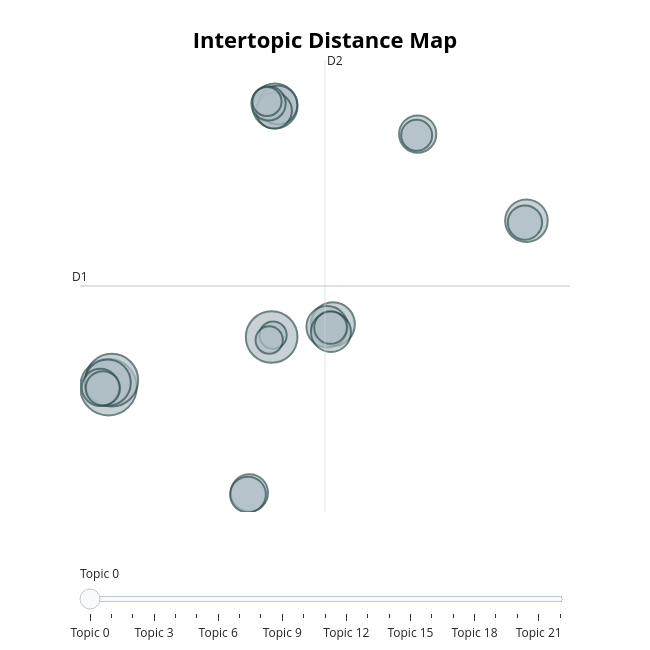

The notebook cell this image was saved under:
### Code cell
fig = topic_model.visualize_topics()
fig.show()

### Figure 1 — Plotly figure (JSON) as saved in the notebook; plotly's stock layout.template omitted (floating-point values rounded to 4 significant figures)
{"data": [{"customdata": [[0, "theater | rolle | bühne | mslle | wäre", 30], [1, "kunst | ganz | ausstellung | bild | künstler", 26], [2, "worden | lissabon | nov | paris | armee", 25], [3, "abendblätter | blätter | berlin | berliner | stück", 20], [4, "könig | ballon | schweden | claudius | scheint", 19], [5, "kümmel | bürger | kümmel kümmel | verbrechen | wolle", 18], [6, "gr | thl | klaviatur | handbuch | schriften", 17], [7, "mittheilungen | tages mittheilungen | polizeiliche | polizeiliche tages | tages", 16], [8, "feuer | polizeiliche tages | tages mittheilungen | polizeiliche | mittheilungen", 15], [9, "herr | jonas | thüringer | spricht | petre", 14], [10, "kraus | adam | smith | verfasser | schriften", 13], [11, "wissenschaften | staat | macht | universität | thl", 13], [12, "de | bär | stadt | welt | nonnen", 13], [13, "majestät | kaiser | corps | stände | commission", 12], [14, "körper | gesetz | gesellschaft | officier | welt", 12], [15, "frau | prinzessinn | zimmer | schwein | junge", 11], [16, "stocks | direction | lotterie | allein | vermittelst", 11], [17, "nr | hitzig katholischen | katholischen | katholischen kirche | hitzig", 11], [18, "polizeiliche tages | tages mittheilungen | polizeiliche | mittheilungen | tages", 10], [19, "angelegenheiten | deutschland | interesse | deutschen | nation", 9], [20, "gesicht | austern | wurde | versuche | empfindung", 8], [21, "schiff | dr | hafen | radius | dr gay", 7], [22, "armee | massena | nov | wellington | lord", 7]], "hovertemplate": "<b>Topic %{customdata[0]}</b><br>%{customdata[1]}<br>Size: %{customdata[2]}", "legendgroup": "", "marker": {"color": "#B0BEC5", "line": {"color": "DarkSlateGrey", "width": 2}, "size": [30, 26, 25, 20, 19, 18, 17, 16, 15, 14, 13, 13, 13, 12, 12, 11, 11, 11, 10, 9, 8, 7, 7], "sizemode": "area", "sizeref": 0.01875, "symbol": "circle"}, "mode": "markers", "name": "", "orientation": "v", "showlegend": false, "type": "scatter", "x": [-11.37, -11.07, 3.178, -11.44, 3.477, 8.643, 25.89, 8.124, 8.465, 3.74, -12.09, 1.195, 16.2, 3.39, 1.068, 2.903, -11.87, 25.76, 8.429, 16.11, 2.763, 3.304, 2.962], "xaxis": "x", "y": [-0.645, -0.144, 2.955, -0.3231, 19.54, 3.873, 11.31, 3.693, 3.318, 19.6, -0.6604, -8.228, 17.52, 19.21, -8.354, 19.72, -0.726, 11.17, 3.634, 17.43, 19.86, 3.081, 2.738], "yaxis": "y"}], "layout": {"annotations": [{"showarrow": false, "text": "D1", "x": -13.91, "y": 6.616, "yshift": 10}, {"showarrow": false, "text": "D2", "x": 7.935, "xshift": 10, "y": 22.84}], "height": 650, "hoverlabel": {"bgcolor": "white", "font": {"family": "Rockwell", "size": 16}}, "legend": {"itemsizing": "constant", "tracegroupgap": 0}, "margin": {"t": 60}, "shapes": [{"line": {"color": "#CFD8DC", "width": 2}, "type": "line", "x0": 7.935, "x1": 7.935, "y0": -9.607, "y1": 22.84}, {"line": {"color": "#9E9E9E", "width": 2}, "type": "line", "x0": -13.91, "x1": 29.78, "y0": 6.616, "y1": 6.616}], "sliders": [{"active": 0, "pad": {"t": 50}, "steps": [{"args": [{"marker.color": [["red", "#B0BEC5", "#B0BEC5", "#B0BEC5", "#B0BEC5", "#B0BEC5", "#B0BEC5", "#B0BEC5", "#B0BEC5", "#B0BEC5", "#B0BEC5", "#B0BEC5", "#B0BEC5", "#B0BEC5", "#B0BEC5", "#B0BEC5", "#B0BEC5", "#B0BEC5", "#B0BEC5", "#B0BEC5", "#B0BEC5", "#B0BEC5", "#B0BEC5"]]}], "label": "Topic 0", "method": "update"}, {"args": [{"marker.color": [["#B0BEC5", "red", "#B0BEC5", "#B0BEC5", "#B0BEC5", "#B0BEC5", "#B0BEC5", "#B0BEC5", "#B0BEC5", "#B0BEC5", "#B0BEC5", "#B0BEC5", "#B0BEC5", "#B0BEC5", "#B0BEC5", "#B0BEC5", "#B0BEC5", "#B0BEC5", "#B0BEC5", "#B0BEC5", "#B0BEC5", "#B0BEC5", "#B0BEC5"]]}], "label": "Topic 1", "method": "update"}, {"args": [{"marker.color": [["#B0BEC5", "#B0BEC5", "red", "#B0BEC5", "#B0BEC5", "#B0BEC5", "#B0BEC5", "#B0BEC5", "#B0BEC5", "#B0BEC5", "#B0BEC5", "#B0BEC5", "#B0BEC5", "#B0BEC5", "#B0BEC5", "#B0BEC5", "#B0BEC5", "#B0BEC5", "#B0BEC5", "#B0BEC5", "#B0BEC5", "#B0BEC5", "#B0BEC5"]]}], "label": "Topic 2", "method": "update"}, {"args": [{"marker.color": [["#B0BEC5", "#B0BEC5", "#B0BEC5", "red", "#B0BEC5", "#B0BEC5", "#B0BEC5", "#B0BEC5", "#B0BEC5", "#B0BEC5", "#B0BEC5", "#B0BEC5", "#B0BEC5", "#B0BEC5", "#B0BEC5", "#B0BEC5", "#B0BEC5", "#B0BEC5", "#B0BEC5", "#B0BEC5", "#B0BEC5", "#B0BEC5", "#B0BEC5"]]}], "label": "Topic 3", "method": "update"}, {"args": [{"marker.color": [["#B0BEC5", "#B0BEC5", "#B0BEC5", "#B0BEC5", "red", "#B0BEC5", "#B0BEC5", "#B0BEC5", "#B0BEC5", "#B0BEC5", "#B0BEC5", "#B0BEC5", "#B0BEC5", "#B0BEC5", "#B0BEC5", "#B0BEC5", "#B0BEC5", "#B0BEC5", "#B0BEC5", "#B0BEC5", "#B0BEC5", "#B0BEC5", "#B0BEC5"]]}], "label": "Topic 4", "method": "update"}, {"args": [{"marker.color": [["#B0BEC5", "#B0BEC5", "#B0BEC5", "#B0BEC5", "#B0BEC5", "red", "#B0BEC5", "#B0BEC5", "#B0BEC5", "#B0BEC5", "#B0BEC5", "#B0BEC5", "#B0BEC5", "#B0BEC5", "#B0BEC5", "#B0BEC5", "#B0BEC5", "#B0BEC5", "#B0BEC5", "#B0BEC5", "#B0BEC5", "#B0BEC5", "#B0BEC5"]]}], "label": "Topic 5", "method": "update"}, {"args": [{"marker.color": [["#B0BEC5", "#B0BEC5", "#B0BEC5", "#B0BEC5", "#B0BEC5", "#B0BEC5", "red", "#B0BEC5", "#B0BEC5", "#B0BEC5", "#B0BEC5", "#B0BEC5", "#B0BEC5", "#B0BEC5", "#B0BEC5", "#B0BEC5", "#B0BEC5", "#B0BEC5", "#B0BEC5", "#B0BEC5", "#B0BEC5", "#B0BEC5", "#B0BEC5"]]}], "label": "Topic 6", "method": "update"}, {"args": [{"marker.color": [["#B0BEC5", "#B0BEC5", "#B0BEC5", "#B0BEC5", "#B0BEC5", "#B0BEC5", "#B0BEC5", "red", "#B0BEC5", "#B0BEC5", "#B0BEC5", "#B0BEC5", "#B0BEC5", "#B0BEC5", "#B0BEC5", "#B0BEC5", "#B0BEC5", "#B0BEC5", "#B0BEC5", "#B0BEC5", "#B0BEC5", "#B0BEC5", "#B0BEC5"]]}], "label": "Topic 7", "method": "update"}, {"args": [{"marker.color": [["#B0BEC5", "#B0BEC5", "#B0BEC5", "#B0BEC5", "#B0BEC5", "#B0BEC5", "#B0BEC5", "#B0BEC5", "red", "#B0BEC5", "#B0BEC5", "#B0BEC5", "#B0BEC5", "#B0BEC5", "#B0BEC5", "#B0BEC5", "#B0BEC5", "#B0BEC5", "#B0BEC5", "#B0BEC5", "#B0BEC5", "#B0BEC5", "#B0BEC5"]]}], "label": "Topic 8", "method": "update"}, {"args": [{"marker.color": [["#B0BEC5", "#B0BEC5", "#B0BEC5", "#B0BEC5", "#B0BEC5", "#B0BEC5", "#B0BEC5", "#B0BEC5", "#B0BEC5", "red", "#B0BEC5", "#B0BEC5", "#B0BEC5", "#B0BEC5", "#B0BEC5", "#B0BEC5", "#B0BEC5", "#B0BEC5", "#B0BEC5", "#B0BEC5", "#B0BEC5", "#B0BEC5", "#B0BEC5"]]}], "label": "Topic 9", "method": "update"}, {"args": [{"marker.color": [["#B0BEC5", "#B0BEC5", "#B0BEC5", "#B0BEC5", "#B0BEC5", "#B0BEC5", "#B0BEC5", "#B0BEC5", "#B0BEC5", "#B0BEC5", "red", "#B0BEC5", "#B0BEC5", "#B0BEC5", "#B0BEC5", "#B0BEC5", "#B0BEC5", "#B0BEC5", "#B0BEC5", "#B0BEC5", "#B0BEC5", "#B0BEC5", "#B0BEC5"]]}], "label": "Topic 10", "method": "update"}, {"args": [{"marker.color": [["#B0BEC5", "#B0BEC5", "#B0BEC5", "#B0BEC5", "#B0BEC5", "#B0BEC5", "#B0BEC5", "#B0BEC5", "#B0BEC5", "#B0BEC5", "#B0BEC5", "red", "#B0BEC5", "#B0BEC5", "#B0BEC5", "#B0BEC5", "#B0BEC5", "#B0BEC5", "#B0BEC5", "#B0BEC5", "#B0BEC5", "#B0BEC5", "#B0BEC5"]]}], "label": "Topic 11", "method": "update"}, {"args": [{"marker.color": [["#B0BEC5", "#B0BEC5", "#B0BEC5", "#B0BEC5", "#B0BEC5", "#B0BEC5", "#B0BEC5", "#B0BEC5", "#B0BEC5", "#B0BEC5", "#B0BEC5", "#B0BEC5", "red", "#B0BEC5", "#B0BEC5", "#B0BEC5", "#B0BEC5", "#B0BEC5", "#B0BEC5", "#B0BEC5", "#B0BEC5", "#B0BEC5", "#B0BEC5"]]}], "label": "Topic 12", "method": "update"}, {"args": [{"marker.color": [["#B0BEC5", "#B0BEC5", "#B0BEC5", "#B0BEC5", "#B0BEC5", "#B0BEC5", "#B0BEC5", "#B0BEC5", "#B0BEC5", "#B0BEC5", "#B0BEC5", "#B0BEC5", "#B0BEC5", "red", "#B0BEC5", "#B0BEC5", "#B0BEC5", "#B0BEC5", "#B0BEC5", "#B0BEC5", "#B0BEC5", "#B0BEC5", "#B0BEC5"]]}], "label": "Topic 13", "method": "update"}, {"args": [{"marker.color": [["#B0BEC5", "#B0BEC5", "#B0BEC5", "#B0BEC5", "#B0BEC5", "#B0BEC5", "#B0BEC5", "#B0BEC5", "#B0BEC5", "#B0BEC5", "#B0BEC5", "#B0BEC5", "#B0BEC5", "#B0BEC5", "red", "#B0BEC5", "#B0BEC5", "#B0BEC5", "#B0BEC5", "#B0BEC5", "#B0BEC5", "#B0BEC5", "#B0BEC5"]]}], "label": "Topic 14", "method": "update"}, {"args": [{"marker.color": [["#B0BEC5", "#B0BEC5", "#B0BEC5", "#B0BEC5", "#B0BEC5", "#B0BEC5", "#B0BEC5", "#B0BEC5", "#B0BEC5", "#B0BEC5", "#B0BEC5", "#B0BEC5", "#B0BEC5", "#B0BEC5", "#B0BEC5", "red", "#B0BEC5", "#B0BEC5", "#B0BEC5", "#B0BEC5", "#B0BEC5", "#B0BEC5", "#B0BEC5"]]}], "label": "Topic 15", "method": "update"}, {"args": [{"marker.color": [["#B0BEC5", "#B0BEC5", "#B0BEC5", "#B0BEC5", "#B0BEC5", "#B0BEC5", "#B0BEC5", "#B0BEC5", "#B0BEC5", "#B0BEC5", "#B0BEC5", "#B0BEC5", "#B0BEC5", "#B0BEC5", "#B0BEC5", "#B0BEC5", "red", "#B0BEC5", "#B0BEC5", "#B0BEC5", "#B0BEC5", "#B0BEC5", "#B0BEC5"]]}], "label": "Topic 16", "method": "update"}, {"args": [{"marker.color": [["#B0BEC5", "#B0BEC5", "#B0BEC5", "#B0BEC5", "#B0BEC5", "#B0BEC5", "#B0BEC5", "#B0BEC5", "#B0BEC5", "#B0BEC5", "#B0BEC5", "#B0BEC5", "#B0BEC5", "#B0BEC5", "#B0BEC5", "#B0BEC5", "#B0BEC5", "red", "#B0BEC5", "#B0BEC5", "#B0BEC5", "#B0BEC5", "#B0BEC5"]]}], "label": "Topic 17", "method": "update"}, {"args": [{"marker.color": [["#B0BEC5", "#B0BEC5", "#B0BEC5", "#B0BEC5", "#B0BEC5", "#B0BEC5", "#B0BEC5", "#B0BEC5", "#B0BEC5", "#B0BEC5", "#B0BEC5", "#B0BEC5", "#B0BEC5", "#B0BEC5", "#B0BEC5", "#B0BEC5", "#B0BEC5", "#B0BEC5", "red", "#B0BEC5", "#B0BEC5", "#B0BEC5", "#B0BEC5"]]}], "label": "Topic 18", "method": "update"}, {"args": [{"marker.color": [["#B0BEC5", "#B0BEC5", "#B0BEC5", "#B0BEC5", "#B0BEC5", "#B0BEC5", "#B0BEC5", "#B0BEC5", "#B0BEC5", "#B0BEC5", "#B0BEC5", "#B0BEC5", "#B0BEC5", "#B0BEC5", "#B0BEC5", "#B0BEC5", "#B0BEC5", "#B0BEC5", "#B0BEC5", "red", "#B0BEC5", "#B0BEC5", "#B0BEC5"]]}], "label": "Topic 19", "method": "update"}, {"args": [{"marker.color": [["#B0BEC5", "#B0BEC5", "#B0BEC5", "#B0BEC5", "#B0BEC5", "#B0BEC5", "#B0BEC5", "#B0BEC5", "#B0BEC5", "#B0BEC5", "#B0BEC5", "#B0BEC5", "#B0BEC5", "#B0BEC5", "#B0BEC5", "#B0BEC5", "#B0BEC5", "#B0BEC5", "#B0BEC5", "#B0BEC5", "red", "#B0BEC5", "#B0BEC5"]]}], "label": "Topic 20", "method": "update"}, {"args": [{"marker.color": [["#B0BEC5", "#B0BEC5", "#B0BEC5", "#B0BEC5", "#B0BEC5", "#B0BEC5", "#B0BEC5", "#B0BEC5", "#B0BEC5", "#B0BEC5", "#B0BEC5", "#B0BEC5", "#B0BEC5", "#B0BEC5", "#B0BEC5", "#B0BEC5", "#B0BEC5", "#B0BEC5", "#B0BEC5", "#B0BEC5", "#B0BEC5", "red", "#B0BEC5"]]}], "label": "Topic 21", "method": "update"}, {"args": [{"marker.color": [["#B0BEC5", "#B0BEC5", "#B0BEC5", "#B0BEC5", "#B0BEC5", "#B0BEC5", "#B0BEC5", "#B0BEC5", "#B0BEC5", "#B0BEC5", "#B0BEC5", "#B0BEC5", "#B0BEC5", "#B0BEC5", "#B0BEC5", "#B0BEC5", "#B0BEC5", "#B0BEC5", "#B0BEC5", "#B0BEC5", "#B0BEC5", "#B0BEC5", "red"]]}], "label": "Topic 22", "method": "update"}]}], "title": {"font": {"color": "Black", "size": 22}, "text": "<b>Intertopic Distance Map</b>", "x": 0.5, "xanchor": "center", "y": 0.95, "yanchor": "top"}, "width": 650, "xaxis": {"anchor": "y", "domain": [0, 1], "range": [-13.91, 29.78], "title": {"text": ""}, "visible": false}, "yaxis": {"anchor": "x", "domain": [0, 1], "range": [-9.607, 22.84], "title": {"text": ""}, "visible": false}}}
